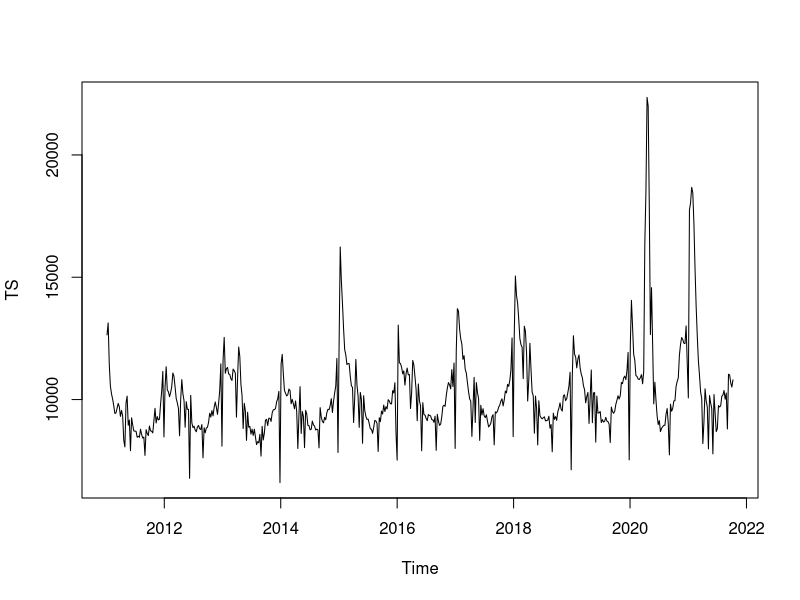
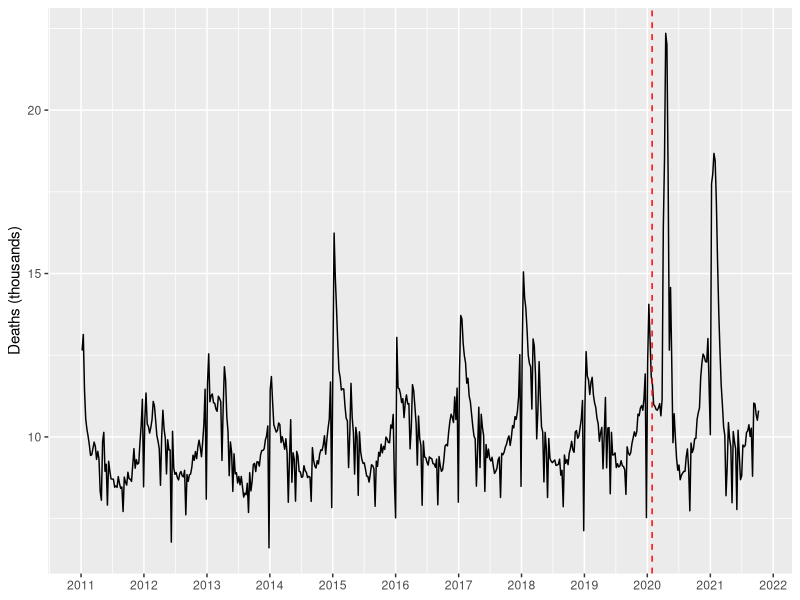

Reproduce these figures in R, in order.
options(scipen = 999)

library(openxlsx)
library(data.table)
library(lubridate)
library(ggplot2)

DT <- read.xlsx("Data/MortalityDataEngandWales_2011_2021.xlsx", sheet = "TotalDeaths2011to2020") |> as.data.table()
setnames(DT, 1:2, c("WE","Deaths"))

DT[, WE := as.Date(WE, origin = as.Date("1899-12-30"))]

TS <- ts(DT$Deaths, freq=365.25/7, start = decimal_date(ymd("2011-01-07"))) #https://stackoverflow.com/questions/22188660/r-time-series-modeling-on-weekly-data-using-ts-object


# The first confirmed cases of coronavirus in the UK were on January 29 [2020],
# when two Chinese nationals fell ill at the Staycity Aparthotel in York

plot(TS)

ggplot(DT, aes(WE, Deaths)) + geom_line() +
  scale_x_date(date_breaks = "1 year", date_labels = "%Y") +
  scale_y_continuous(labels = \(x) x/1e3) +
  geom_vline(xintercept = ymd("2020-01-29"), color="red", lty=2) +
  ylab("Deaths (thousands)") +
  theme(axis.title.x = element_blank())

#2/3 of observations of the covid-free period
TR <- round(DT[WE < ymd("2020-01-29"), .N] * 2/3)

TR <- DT[1:TR]
